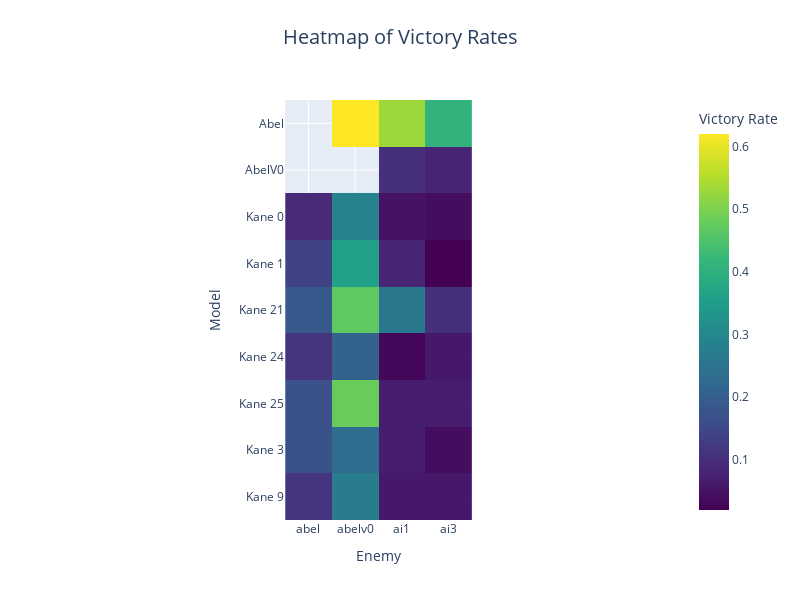

Notebook source saved alongside this figure:
### Code cell
# Plot a heatmap of the model vs enemy
z = combined_df.pivot_table(index='Type', columns='Enemy', values='Victory Rate')
fig = px.imshow(z,
                 labels=dict(x="Enemy", y="Model", color="Victory Rate"),
                 x=z.columns,
                 y=z.index,
                 title="Heatmap of Victory Rates",
                 color_continuous_scale='Viridis')
fig.update_layout(
    title_x=0.5,
    title_y=0.95,
    title_font=dict(size=20),
    width=800,
    height=600
)
fig.show()

### Figure 1 — Plotly figure (JSON) as saved in the notebook; plotly's stock layout.template omitted (floating-point values rounded to 4 significant figures)
{"data": [{"coloraxis": "coloraxis", "hovertemplate": "Enemy: %{x}<br>Model: %{y}<br>Victory Rate: %{z}<extra></extra>", "name": "0", "type": "heatmap", "x": ["abel", "abelv0", "ai1", "ai3"], "xaxis": "x", "y": ["Abel", "AbelV0", "Kane 0", "Kane 1", "Kane 21", "Kane 24", "Kane 25", "Kane 3", "Kane 9"], "yaxis": "y", "z": [[NaN, 0.62, 0.53, 0.41], [NaN, NaN, 0.1, 0.08], [0.09, 0.29, 0.05, 0.04], [0.14, 0.36, 0.08, 0.02], [0.19, 0.47, 0.26, 0.1], [0.11, 0.21, 0.03, 0.06], [0.17, 0.48, 0.07, 0.07], [0.17, 0.23, 0.07, 0.04], [0.11, 0.27, 0.06, 0.06]]}], "layout": {"coloraxis": {"colorbar": {"title": {"text": "Victory Rate"}}, "colorscale": [[0, "#440154"], [0.1111, "#482878"], [0.2222, "#3e4989"], [0.3333, "#31688e"], [0.4444, "#26828e"], [0.5556, "#1f9e89"], [0.6667, "#35b779"], [0.7778, "#6ece58"], [0.8889, "#b5de2b"], [1, "#fde725"]]}, "height": 600, "title": {"font": {"size": 20}, "text": "Heatmap of Victory Rates", "x": 0.5, "y": 0.95}, "width": 800, "xaxis": {"anchor": "y", "constrain": "domain", "domain": [0, 1], "scaleanchor": "y", "title": {"text": "Enemy"}}, "yaxis": {"anchor": "x", "autorange": "reversed", "constrain": "domain", "domain": [0, 1], "title": {"text": "Model"}}}}
